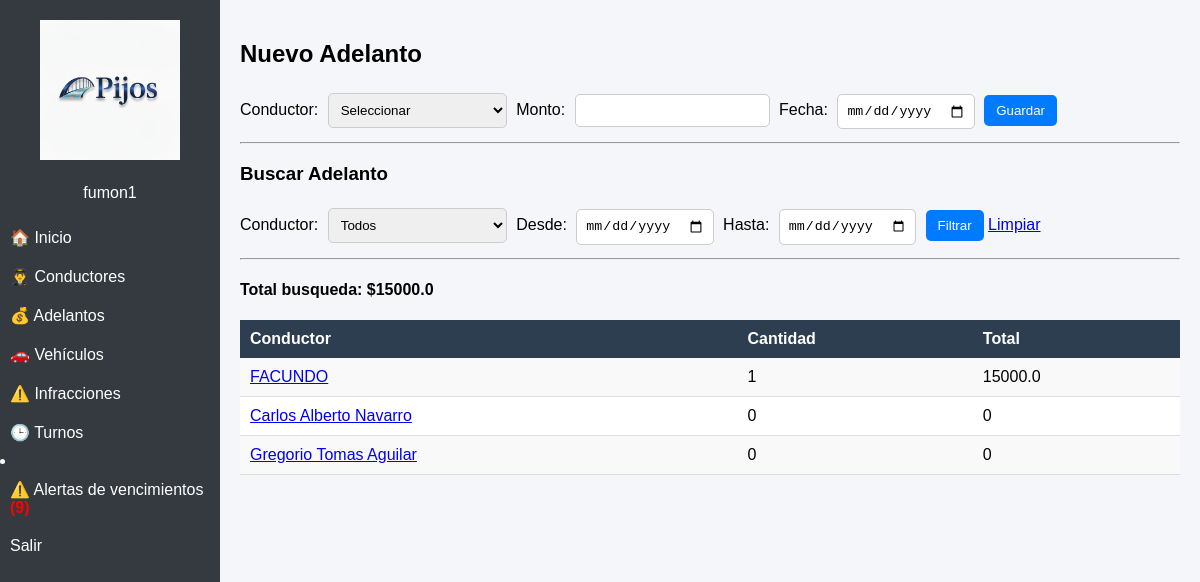
Page /adelantos (signed in) on the committed database.
### tables this page shows
CREATE TABLE conductores (
            id INTEGER PRIMARY KEY AUTOINCREMENT,
            nombre TEXT,
            dni TEXT,
            licencia_vencimiento TEXT,
            cbu TEXT,
            licencia_frente TEXT,
            licencia_dorso TEXT,
            dni_frente TEXT,
            dni_dorso TEXT,
            contrato TEXT        
        );

### app.py (the view, shortened to what this page needs)
@app.route('/adelantos')
@login_requerido
def adelantos():
    conn = sqlite3.connect('empresa.db')
    conn.row_factory = sqlite3.Row
    cursor = conn.cursor()
    conductor_id = request.args.get('conductor_id')
    fecha_desde = request.args.get('desde')
    fecha_hasta = request.args.get('hasta')
    params = []
    if not conductor_id or conductor_id == "todos":
        modo = "resumen"
        query = """
            SELECT
                c.nombre as conductor,
                c.id as conductor_id,
                COUNT(a.id) as cantidad,
                COALESCE(SUM(a.monto), 0) as total
            FROM conductores c
            LEFT JOIN adelantos a ON c.id = a.conductor_id
            WHERE 1=1
        """
        if fecha_desde:
            query += " AND a.fecha >= ?"
            params.append(fecha_desde)
        if fecha_hasta:
            query += " AND a.fecha <= ?"
            params.append(fecha_hasta)
        query += """
            GROUP BY c.id
            ORDER BY total DESC
        """
        cursor.execute(query, params)
        adelantos = cursor.fetchall()
        total = sum([a["total"] for a in adelantos]) if adelantos else 0
    cursor.execute("SELECT * FROM conductores")
    conductores = cursor.fetchall()
    conn.close()
    return render_template(
        "adelantos.html",
        adelantos=adelantos,
        total=total,
        modo=modo,
        conductores=conductores
    )

### app.py (called while the page is built)
def login_requerido(f):
    @wraps(f)
    def funcion_protegida(*args, **kwargs):
        if "usuario" not in session:
            return redirect("/login")
        return f(*args, **kwargs)
    return funcion_protegida

### templates/adelantos.html (shortened to what this page needs)
{% extends "layout.html" %}
{% block content %}
<h2>Nuevo Adelanto</h2>
<form method="POST" action="{{ url_for('guardar_adelanto') }}">
    <label>Conductor:</label>
    <select name="conductor_id" required>
        <option value="">Seleccionar</option>
    </select>
    <label>Monto:</label>
    <input type="number" name="monto" required>
    <label>Fecha:</label>
    <input type="date" name="fecha" required value="{{ fecha_desde or '' }}">
    <button type="submit">Guardar</button>
</form>
<hr>
<h3>Buscar Adelanto</h3>
<form method="GET">
    <label>Conductor:</label>
    <select name="conductor_id">
        <option value="">Todos</option>
    </select>
    <label>Desde:</label>
    <input type="date" name="fecha_desde" value="{{ fecha_desde }}">
    <label>Hasta:</label>
    <input type="date" name="fecha_hasta" value="{{ fecha_hasta }}">
    <button type="submit">Filtrar</button>
    <a href="/adelantos">Limpiar</a>
</form>
<hr>
<h4>Total busqueda: ${{ total }}</h4>
<table>
    <tr>
    {% if modo == "resumen" %}
        <th>Conductor</th>
        <th>Cantidad</th>
        <th>Total</th>
    {% else %}
        <th>Fecha</th>
        <th>Conductor</th>
        <th>Monto</th>
        <th>Acciones</th>
    {% endif %}
</tr>
    {% for a in adelantos %}
    <tr>
        {% if modo == "resumen" %}
        <td>
            <a href="/adelantos? conductor_id={{ a.conductor_id}}">
                {{ a.conductor }}
            </a>
            </td>
        <td>{{ a.cantidad }}</td>
        <td>{{ a.total }}</td>
        {% endif %}
    </tr>
    {% endfor %}
</table>
{% endblock %}

### templates/layout.html (style rules this page uses)
body { margin: 0; font-family: Arial; background-color: #f4f6f9; }
table { width: 100%; border-collapse: collapse; background: white; }
th { background: #2c3e50; color: white; padding: 10px; text-align: left; }
td { padding: 10px; border-bottom: 1px solid #ddd; }
tr:nth-child(even) { background: #f9f9f9; }
input, select { padding: 8px; margin: 5px; border: 1px solid #ccc; border-radius: 5px; }
button { padding: 8px 12px; background: #007bff; color: white; border: none; border-radius: 5px; cursor: pointer; }

### rows in the picture
conductores: conductor "FACUNDO", cantidad "1", total "15000.0"
conductores: conductor "Carlos Alberto Navarro", cantidad "0", total "0"
conductores: conductor "Gregorio Tomas Aguilar", cantidad "0", total "0"

### other values in the picture
{{ session["usuario"] }} "fumon1"
{{ alertas_total }} "9"
{{ total }} "15000.0"
